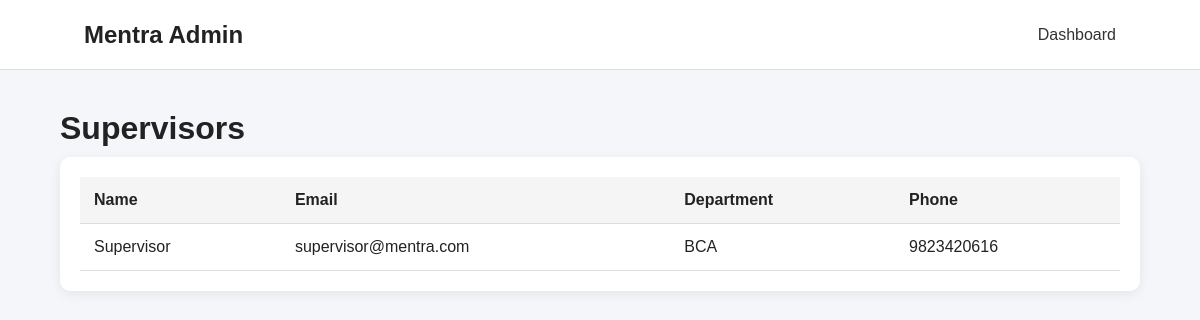
Before: /admin/supervisors.php (signed in) with the older database file.
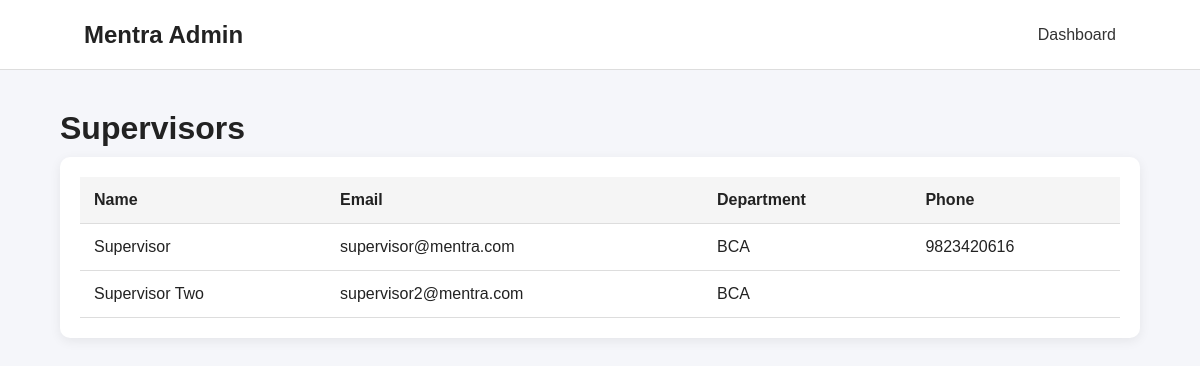
After: the same page with the newer database file.
### tables this page shows
CREATE TABLE `users` (
  `id` int(11) NOT NULL,
  `full_name` varchar(100) NOT NULL,
  `email` varchar(100) NOT NULL,
  `roll_number` varchar(50) DEFAULT NULL,
  `phone` varchar(20) DEFAULT NULL,
  `department` varchar(50) DEFAULT NULL,
  `password` varchar(255) NOT NULL,
  `role` enum('student','supervisor','admin') DEFAULT 'student',
  `created_at` timestamp NOT NULL DEFAULT current_timestamp()
);

### admin/supervisors.php (the view, shortened to what this page needs)
<?php
require_once "../backend/db.php";
$sql = "SELECT id, full_name, email,
               phone, department, created_at
        FROM users
        WHERE role = 'supervisor'
        ORDER BY full_name";
$result = mysqli_query($conn, $sql);
?>
<!DOCTYPE html>
<html lang="en">
<head>
    <link rel="stylesheet"
          href="admin.css">
</head>
<body>
<header class="header">
    <h2>Mentra Admin</h2>
    <a href="dashboard.php">
        Dashboard
    </a>
</header>
<main class="container">
    <h1>Supervisors</h1>
    <div class="table-container">
        <table>
            <thead>
                <tr>
                    <th>Name</th>
                    <th>Email</th>
                    <th>Department</th>
                    <th>Phone</th>
                </tr>
            </thead>
            <tbody>
            <?php while ($supervisor = mysqli_fetch_assoc($result)): ?>
                <tr>
                    <td>
                        <?php
                        echo htmlspecialchars(
                            $supervisor['full_name']
                        );
                        ?>
                    </td>
                    <td>
                        <?php
                        echo htmlspecialchars(
                            $supervisor['email']
                        );
                        ?>
                    </td>
                    <td>
                        <?php
                        echo htmlspecialchars(
                            $supervisor['department']
                        );
                        ?>
                    </td>
                    <td>
                        <?php
                        echo htmlspecialchars(
                            $supervisor['phone']
                        );
                        ?>
                    </td>
                </tr>
            <?php endwhile; ?>
            </tbody>
        </table>
    </div>
</main>
</body>
</html>

Changed rows visible on the page:
added users: full_name "Supervisor Two", email "supervisor2@mentra.com", department "BCA"
